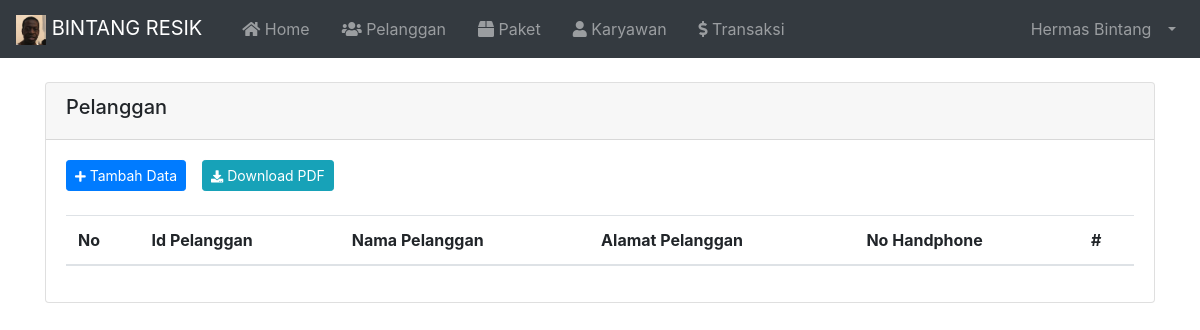
The app's page /index.php?page=Pelanggan (signed in), older data.
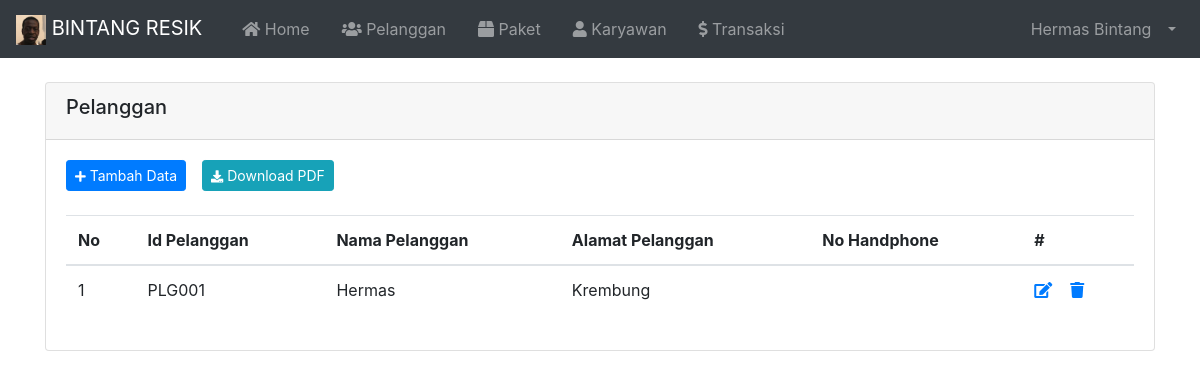
The same page, newer data.
### tables this page shows
CREATE TABLE `tbl_pelanggan` (
  `id` varchar(10) NOT NULL,
  `nama` varchar(100) NOT NULL,
  `alamat` varchar(255) NOT NULL,
  `no_hp` varchar(20) NOT NULL
);

### index.php (called while the page is built, shortened)
<?php
  require 'load/config.php';
  require 'load/function.php';
?>
<?php require_once 'header.php'; ?>
<?php require 'content.php'; ?>
<?php require_once 'footer.php'; ?>

### load/function.php (called while the page is built, shortened)
<?php
  require 'config.php';
  function viewDatas( $query ) {
    global $koneksi;
    $result = mysqli_query($koneksi, $query);
    $rows = [];
      while ($row = mysqli_fetch_assoc($result)) {
        $rows[] = $row;
      }
    return $rows;
  }
  function viewAllData($tabel) {
    global $koneksi;
    $query = "SELECT * FROM $tabel ORDER BY id DESC";
    $result = mysqli_query($koneksi, $query);
    $rows = [];
      while ($row = mysqli_fetch_assoc($result)) {
        $rows[] = $row;
      }
    return $rows;
  }
?>

### page/pelanggan/pelanggan.php (the view, shortened to what this page needs)
<div class="container">
  <div class="card mt-4 mb-4">
    <div class="card-header">
      <h5>Pelanggan</h5>
    </div>
    <div class="card-body">
      <div class="d-flex justify-content-start mb-4">
        <a href="?page=TambahPelanggan" type="button" class="btn btn-sm btn-primary mr-3"><i class="fas fa-plus fa-sm text-white"></i> Tambah Data</a>
        <a href="page/pelanggan/laporanpelanggan.php" target="_blank" type="button" class="btn btn-sm btn-info mr-3"><i class="fas fa-download fa-sm text-white"></i> Download PDF</a>
      </div>
      <table id="dataTables" class="table table-hover">
        <thead>
          <tr>
            <th>No</th>
            <th>Id Pelanggan</th>
            <th>Nama Pelanggan</th>
            <th>Alamat Pelanggan</th>
            <th>No Handphone</th>
            <th>#</th>
          </tr>
        </thead>
        <tbody>
          <?php $no = 1; ?>
          <?php $pelanggan = viewAllData("tbl_pelanggan"); ?>
          <?php foreach($pelanggan as $data) : ?>
          <tr>
            <td><?= $no++;?></td>
            <td><?= $data['id']; ?></td>
            <td><?= $data['nama']; ?></td>
            <td><?= $data['alamat']; ?></td>
            <td><?= $data['no_hp']; ?></td>
            <td>
              <a href="?page=EditPelanggan&id=<?php echo $data['id']; ?>">
                <span class="fas fa-edit"></span>
              </a>
              <?php
                $id = $data['id'];
                $result = viewDatas("SELECT * FROM `tbl_transaksi` WHERE tbl_transaksi.id_pelanggan = '$id'");
                if ( count($result) > 0 ) { ?>
                <a href="#"
                  onclick="return confirm('Data sedang digunakan');">
                  <span class="fas fa-trash"></span>
              <?php } else { ?>
                <a href="?page=HapusPelanggan&id=<?php echo $data['id']; ?>"
                  onclick="return confirm('Yakin ingin hapus <?= $data['nama']; ?>');">
                  <span class="fas fa-trash"></span>
              <?php } ?>
            </td>
          </tr>
          <?php endforeach; ?>
        </tbody>
      </table>
    </div>
  </div>
</div>

Row changes from the older to the newer data that the page shows:
added tbl_pelanggan: id "PLG001", nama "Hermas", alamat "Krembung"
